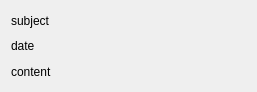
<?xml version="1.0" encoding="UTF-8"?>
<ui version="4.0">
 <class>NoteItemWidget</class>
 <widget class="QWidget" name="NoteItemWidget">
  <property name="geometry">
   <rect>
    <x>0</x>
    <y>0</y>
    <width>257</width>
    <height>92</height>
   </rect>
  </property>
  <property name="windowTitle">
   <string>NoteItemWidget</string>
  </property>
  <layout class="QVBoxLayout" name="verticalLayout">
   <item>
    <widget class="QLabel" name="m_subjectLabel">
     <property name="text">
      <string>subject</string>
     </property>
    </widget>
   </item>
   <item>
    <widget class="QLabel" name="m_dateLabel">
     <property name="text">
      <string>date</string>
     </property>
    </widget>
   </item>
   <item>
    <widget class="QLabel" name="m_contentLabel">
     <property name="text">
      <string>content</string>
     </property>
    </widget>
   </item>
  </layout>
 </widget>
 <layoutdefault spacing="6" margin="11"/>
 <resources/>
 <connections/>
</ui>
